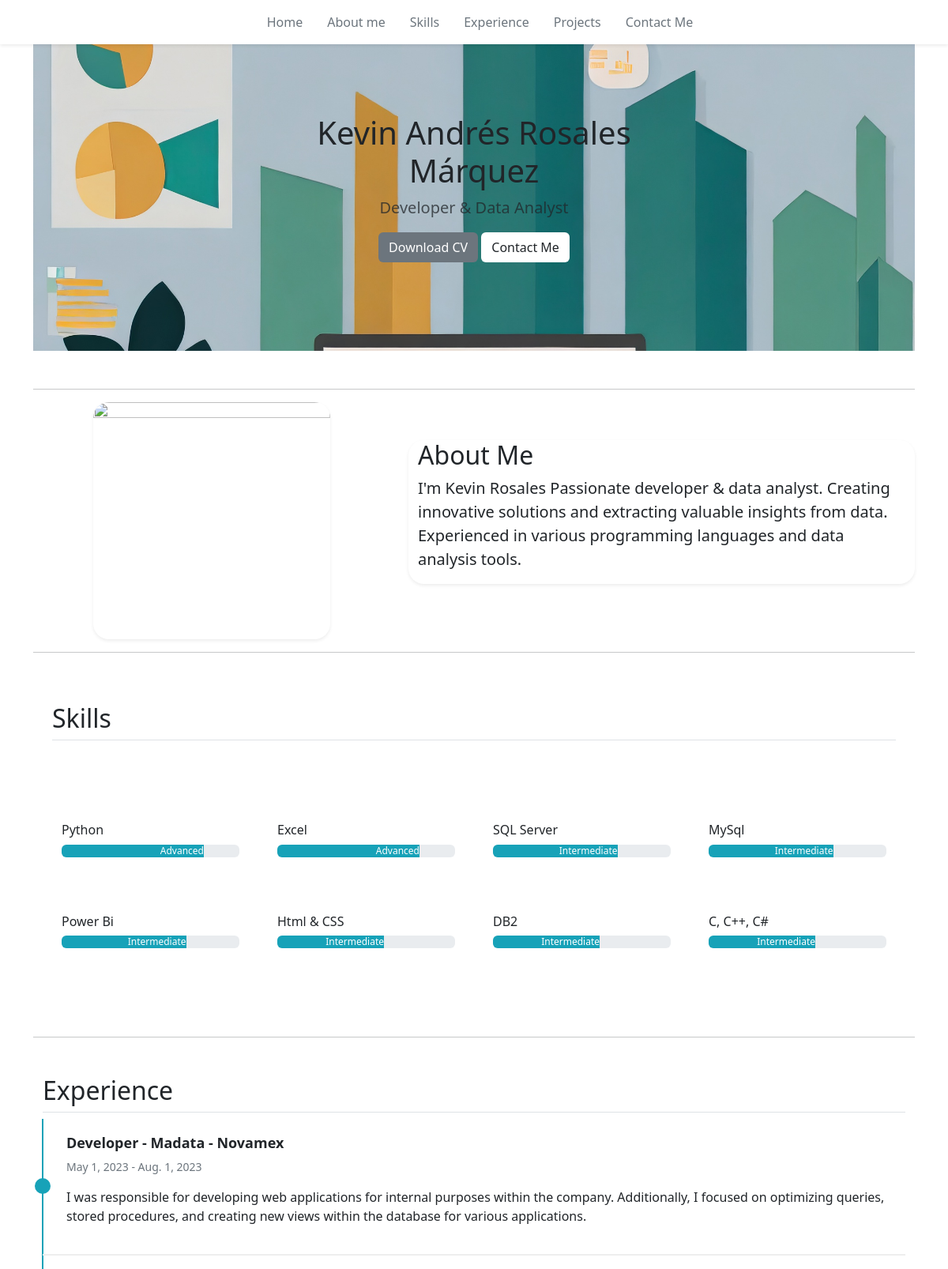
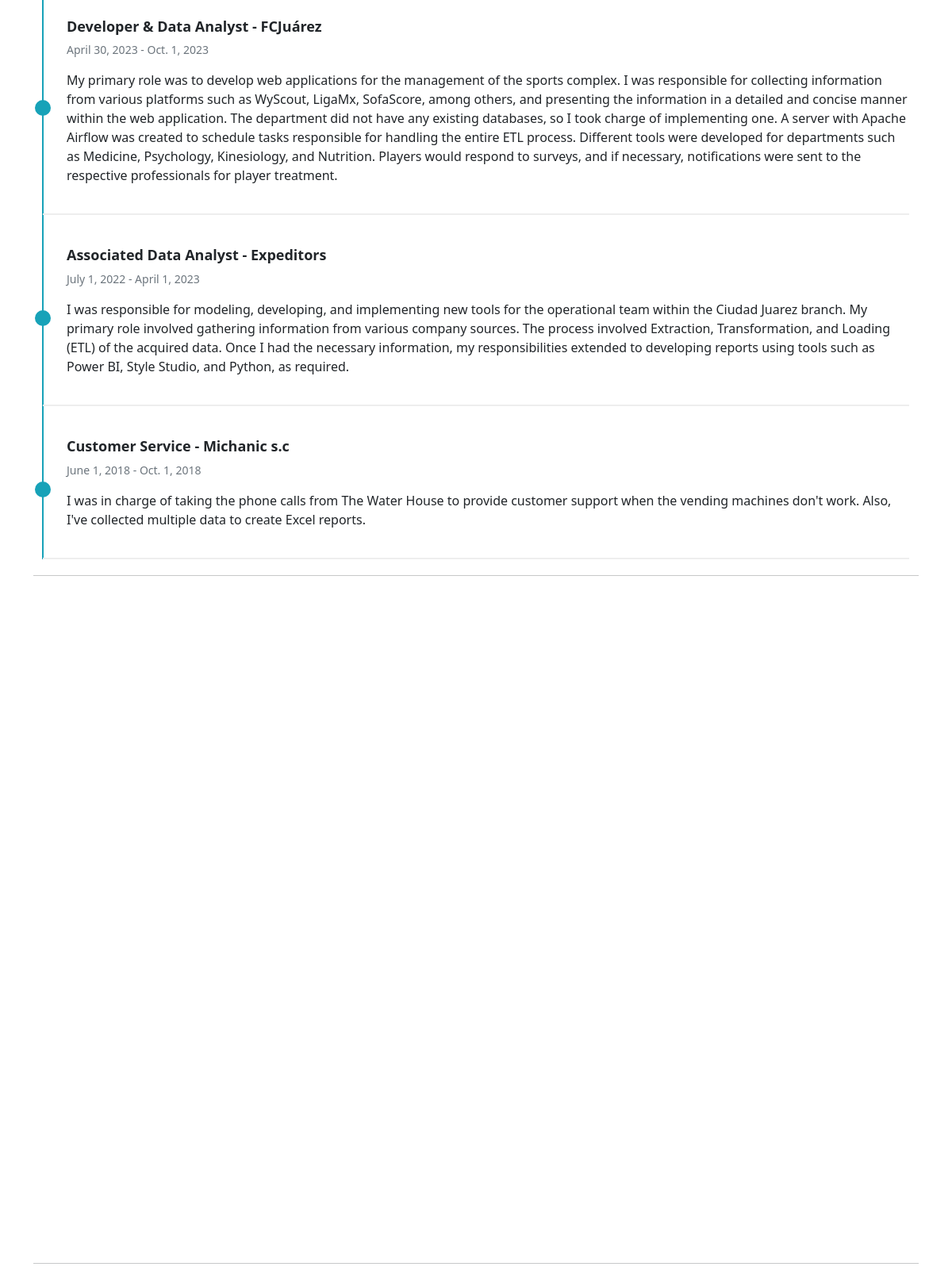
The page / (upper part) on the database its author committed (2 pictures, top to bottom).
### home/models.py (models this page shows, shortened)
class Skill(models.Model):
    name = models.CharField(max_length=100)
    level = models.IntegerField()
    level_char = models.CharField(max_length=20, blank=True, null=True)
    class Meta:
        ordering = ['-level']

class Experience(models.Model):
    title = models.CharField(max_length=100)
    company = models.CharField(max_length=100)
    description = models.TextField()
    start_date = models.DateField()
    end_date = models.DateField(blank=True, null=True)
    class Meta:
        ordering = ['-start_date']

### home/views.py (the view, shortened to what this page needs)
# urls.py: path('', HomeView.as_view(), name='home'),
class HomeView(TemplateView):
    template_name = 'home/home.html'
    def get_context_data(self, **kwargs: Any) -> dict[str, Any]:
        context =  super().get_context_data(**kwargs)
        context['skills'] = Skill.objects.all()
        context['projects'] = Project.objects.all()
        context['experiences'] = Experience.objects.all()
        context['project_images'] = ProjectImage.objects.all()
        context['form'] = ContactForm()
        return context

### home/templates/home/home.html (shortened to what this page needs)
{% extends "base.html" %}
{% load static %}
{% block stylesheets %}
<link rel="stylesheet" href="{% static 'css/aos.css' %}" />
{% endblock %}
{% block content %}
<div>
    <nav class="navbar navbar-expand-lg navbar-light bg-white shadow-sm fixed-top">
        <div class="collapse navbar-collapse justify-content-center" id="navbarNav">
            <ul class="navbar-nav">
                <li class="nav-item"><a class="nav-link text-secondary selector" href="#home">Home</a></li>
                <li class="nav-item"><a class="nav-link text-secondary selector" href="#about">About me</a></li>
                <li class="nav-item"><a class="nav-link text-secondary selector" href="#skills">Skills</a></li>
                <li class="nav-item"><a class="nav-link text-secondary selector" href="#experience">Experience</a></li>
                <li class="nav-item"><a class="nav-link text-secondary selector" href="#projects">Projects</a></li>
                <li class="nav-item"><a class="nav-link text-secondary selector" href="#contact">Contact Me</a></li>
            </ul>
        </div>
    </nav>
</div>
<section class="py-5 text-center my-5" id="home" data-aos="fade" style=" position: relative; background-image: url('{% static 'bg/fondo1.jpg' %}'); background-size: cover;
    background-position: center; ">
    <div class="row py-lg-5">
        <div class="col-lg-6 col-md-8 mx-auto">
            <h1 class="fw-light "><b>Kevin Andrés Rosales Márquez</b></h1>
            <p class="lead text-body-secondary font-weight-bold">
                <b>Developer & Data Analyst</b>
            </p>
            <p>
                <a href="{% static 'Kevin_Rosales_CV.pdf' %}" class="btn bg-secondary text-white"
                    download="Kevin_Rosales_CV.pdf" target="_blank">Download CV</a>
                <a href="#contact" class="btn bg-white">Contact Me</a>
            </p>
        </div>
    </div>
</section>
<hr class="featurette-divider" id="about">
<div class="row featurette" data-aos="fade-up">
    <div class="col-md-7 order-md-2">
        <section class="py-5">
            <div class="container">
                <div class="row shadow-sm" style="border-radius: 20px;">
                    <div>
                        <h2 class="text-left">About Me</h2>
                        <p class="lead text-justify ">
                            I'm Kevin Rosales
                            Passionate developer & data analyst. Creating innovative solutions and extracting valuable
                            insights from data.
                            Experienced in various programming languages and data analysis tools.
                        </p>
                    </div>
                </div>
            </div>
        </section>
    </div>
    <div class="col-md-5 order-md-1 text-center">
        <img src="{% static 'bg/me.jpg' %}"
            class="bd-placeholder-img bd-placeholder-img-lg featurette-image img-fluid mx-auto shadow-sm" width="300"
            height="300" xmlns="http://www.w3.org/2000/svg" role="img" aria-label="Placeholder: 300x300"
            preserveAspectRatio="xMidYMid slice" focusable="false" style="border-radius: 20px">
    </div>
</div>
<hr class="featurette-divider" id="skills">
<div class="container px-4 py-5" id="icon-grid" data-aos="fade-left">
    <h2 class="pb-2 border-bottom">Skills</h2>
    <div class="row row-cols-1 row-cols-sm-2 row-cols-md-3 row-cols-lg-4 g-4 py-5">
        {% for skill in skills %}
        <div class="col d-flex align-items-start">
            <div class="container mt-5">
                <h6>{{skill.name}}</h6>
                <div class="progress">
                    <div class="progress-bar custom-bg-color text-end" role="progressbar"
                        style="width: {{skill.level}}%;" aria-valuenow="{{skill.level}}" aria-valuemin="0"
                        aria-valuemax="100">
                        {{ skill.level_char }}
                    </div>
                </div>
            </div>
        </div>
        {% endfor %}
    </div>
</div>
<hr class="featurette-divider" id="experience">
<div class="container mt-5 " data-aos="fade-left">
    <h2 class="pb-2 border-bottom">Experience</h2>
    <div class="timeline">
        {% for experience in experiences %}
        <div class="timeline-item">
            <div class="timeline-content">
                <h2 class="timeline-title">{{ experience.title }} - {{ experience.company }}</h2>
                <p class="timeline-date">{{ experience.start_date }} - {{ experience.end_date }}</p>
                <p>{{ experience.description }}</p>
            </div>
        </div>
        {% endfor %}
    </div>
</div>
<hr class="featurette-divider" id="projects">
<div class="album py-5" data-aos="slide-up">
</div>
<hr class="featurette-divider" id="contact">
<div class="container" data-aos="fade-up-right">
    <div class="row">
    </div>
</div>
{% endblock %}

### templates/base.html (shortened to what this page needs)
<!DOCTYPE html>
{% load static %}
<html lang="en">
<head>
    {% include 'head/css.html' %}
    {% block stylesheets %}
    {% endblock %}
</head>
<body>
    <div class="container">
        {% block content %}
        {% endblock %}
    </div>
</body>
</html>

### templates/head/css.html (shortened to what this page needs)
{% load static %}
<link rel="stylesheet" href="{% static 'css/base.css' %}">
<link href="{% static 'assets/dist/css/bootstrap.min.css' %}" rel="stylesheet">

### templates/head/js.html (shortened to what this page needs)
{% load static %}

### static/css/base.css (style rules this page uses)
.custom-bg-color { background-color: #17a2b8; }
.navbar-nav { text-align: center; }
.navbar-nav .nav-item { margin-left: 15px; }
.navbar-nav .nav-link { color: black; }
.timeline { position: relative; max-width: 1200px; margin: 0 auto; }
.timeline::before { content: ''; position: absolute; top: 0; bottom: 0; left: 0%; width: 2px; background-color: #17a2b8; transform: translateX(-50%); }
.timeline-item { position: relative; padding: 20px 0; border-bottom: 2px solid #eee; margin-bottom: 20px; }
.timeline-item::before { content: ''; position: absolute; top: 50%; left: 0%; width: 20px; height: 20px; background-color: #17a2b8; border-radius: 50%; transform: translate(-50%, -50%); }
.timeline-item .timeline-content { margin-left: 30px; }
.timeline-item .timeline-title { font-size: 18px; font-weight: bold; }
.timeline-item .timeline-date { font-size: 14px; color: #6c757d; }

### home/templates/home/home.html (style rules this page uses)
.custom-bg-color { background-color: #17a2b8; }
.navbar-nav { text-align: center; }
.navbar-nav .nav-item { margin-left: 15px; }
.navbar-nav .nav-link { color: black; }
.timeline { position: relative; max-width: 1200px; margin: 0 auto; }
.timeline::before { content: ''; position: absolute; top: 0; bottom: 0; left: 0%; width: 2px; background-color: #17a2b8; transform: translateX(-50%); }
.timeline-item { position: relative; padding: 20px 0; border-bottom: 2px solid #eee; margin-bottom: 20px; }
.timeline-item::before { content: ''; position: absolute; top: 50%; left: 0%; width: 20px; height: 20px; background-color: #17a2b8; border-radius: 50%; transform: translate(-50%, -50%); }
.timeline-item .timeline-content { margin-left: 30px; }
.timeline-item .timeline-title { font-size: 18px; font-weight: bold; }
.timeline-item .timeline-date { font-size: 14px; color: #6c757d; }

### templates/base.html (style rules this page uses)
body { margin: 0; padding: 0; }

### rows shown on the page
Skill: name "Python", {{ skill.level }} 80 (drawn), level_char "Advanced"
Skill: name "Excel", {{ skill.level }} 80 (drawn), level_char "Advanced"
Skill: name "SQL Server", {{ skill.level }} 70 (drawn), level_char "Intermediate"
Skill: name "MySql", {{ skill.level }} 70 (drawn), level_char "Intermediate"
Skill: name "Power Bi", {{ skill.level }} 70 (drawn), level_char "Intermediate"
Skill: name "Html & CSS", {{ skill.level }} 60 (drawn), level_char "Intermediate"
Skill: name "DB2", {{ skill.level }} 60 (drawn), level_char "Intermediate"
Skill: name "C, C++, C#", {{ skill.level }} 60 (drawn), level_char "Intermediate"
Experience: title "Developer", company "Madata - Novamex", start_date "May 1, 2023", end_date "Aug. 1, 2023", description "I was responsible for developing web applications for internal purposes within the company. Additionally, I focused on optimizing queries, stored procedures, and creating new views within the database for various applications."
Experience: title "Developer & Data Analyst", company "FCJuárez", start_date "April 30, 2023", end_date "Oct. 1, 2023", description "My primary role was to develop web applications for the management of the sports complex. I was responsible for collecting information from various platforms such as WyScout, LigaMx, SofaScore, among others, and presenting the information in a detailed and concise manner within the web application. The department did not have any existing databases, so I took charge of implementing one. A server with Apache Airflow was created to schedule tasks responsible for handling the entire ETL process. Different tools were developed for departments such as Medicine, Psychology, Kinesiology, and Nutrition. Players would respond to surveys, and if necessary, notifications were sent to the respective…"
Experience: title "Associated Data Analyst", company "Expeditors", start_date "July 1, 2022", end_date "April 1, 2023", description "I was responsible for modeling, developing, and implementing new tools for the operational team within the Ciudad Juarez branch. My primary role involved gathering information from various company sources. The process involved Extraction, Transformation, and Loading (ETL) of the acquired data. Once I had the necessary information, my responsibilities extended to developing reports using tools such as Power BI, Style Studio, and Python, as required."
Experience: title "Customer Service", company "Michanic s.c", start_date "June 1, 2018", end_date "Oct. 1, 2018", description "I was in charge of taking the phone calls from The Water House to provide customer support when the vending machines don't work. Also, I've collected multiple data to create Excel reports."
